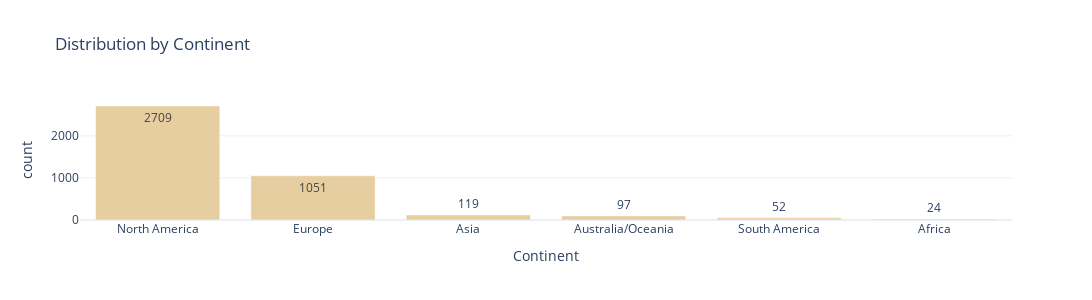

Notebook code cell kept with this figure:
### Code cell
bar_chart(
    df=continent_df, xaxis="Continent", yaxis="count", title="Distribution by Continent"
)

### Figure 1 — Plotly figure (JSON) as saved in the notebook; plotly's stock layout.template omitted (floating-point values rounded to 4 significant figures)
{"data": [{"alignmentgroup": "True", "hovertemplate": "Continent=%{x}<br>count=%{y}<extra></extra>", "legendgroup": "", "marker": {"color": "#e6cea0", "pattern": {"shape": ""}}, "name": "", "offsetgroup": "", "orientation": "v", "showlegend": false, "textposition": "auto", "texttemplate": "%{y}", "type": "bar", "x": ["North America", "Europe", "Asia", "Australia/Oceania", "South America", "Africa"], "xaxis": "x", "y": [2709, 1051, 119, 97, 52, 24], "yaxis": "y"}], "layout": {"barmode": "relative", "height": 300, "legend": {"tracegroupgap": 0}, "title": {"text": "Distribution by Continent"}, "width": 1200, "xaxis": {"anchor": "y", "domain": [0, 1], "title": {"text": "Continent"}}, "yaxis": {"anchor": "x", "domain": [0, 1], "title": {"text": "count"}}}}
